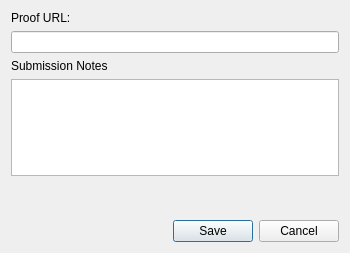
<?xml version="1.0" encoding="UTF-8"?>
<ui version="4.0">
 <class>AsyncRaceProof</class>
 <widget class="QDialog" name="AsyncRaceProof">
  <property name="geometry">
   <rect>
    <x>0</x>
    <y>0</y>
    <width>350</width>
    <height>253</height>
   </rect>
  </property>
  <property name="windowTitle">
   <string>Area Configuration</string>
  </property>
  <layout class="QVBoxLayout" name="root_layout">
   <item>
    <widget class="QLabel" name="proof_label">
     <property name="sizePolicy">
      <sizepolicy hsizetype="Preferred" vsizetype="Fixed">
       <horstretch>0</horstretch>
       <verstretch>0</verstretch>
      </sizepolicy>
     </property>
     <property name="text">
      <string>Proof URL:</string>
     </property>
    </widget>
   </item>
   <item>
    <widget class="QLineEdit" name="proof_edit"/>
   </item>
   <item>
    <widget class="QLabel" name="notes_label">
     <property name="text">
      <string>Submission Notes</string>
     </property>
    </widget>
   </item>
   <item>
    <widget class="QPlainTextEdit" name="notes_edit">
     <property name="maximumSize">
      <size>
       <width>16777215</width>
       <height>100</height>
      </size>
     </property>
    </widget>
   </item>
   <item>
    <spacer name="vertical_spacer">
     <property name="orientation">
      <enum>Qt::Orientation::Vertical</enum>
     </property>
     <property name="sizeHint" stdset="0">
      <size>
       <width>20</width>
       <height>40</height>
      </size>
     </property>
    </spacer>
   </item>
   <item>
    <widget class="QDialogButtonBox" name="button_box">
     <property name="orientation">
      <enum>Qt::Orientation::Horizontal</enum>
     </property>
     <property name="standardButtons">
      <set>QDialogButtonBox::StandardButton::Cancel|QDialogButtonBox::StandardButton::Save</set>
     </property>
    </widget>
   </item>
  </layout>
 </widget>
 <resources/>
 <connections/>
</ui>
